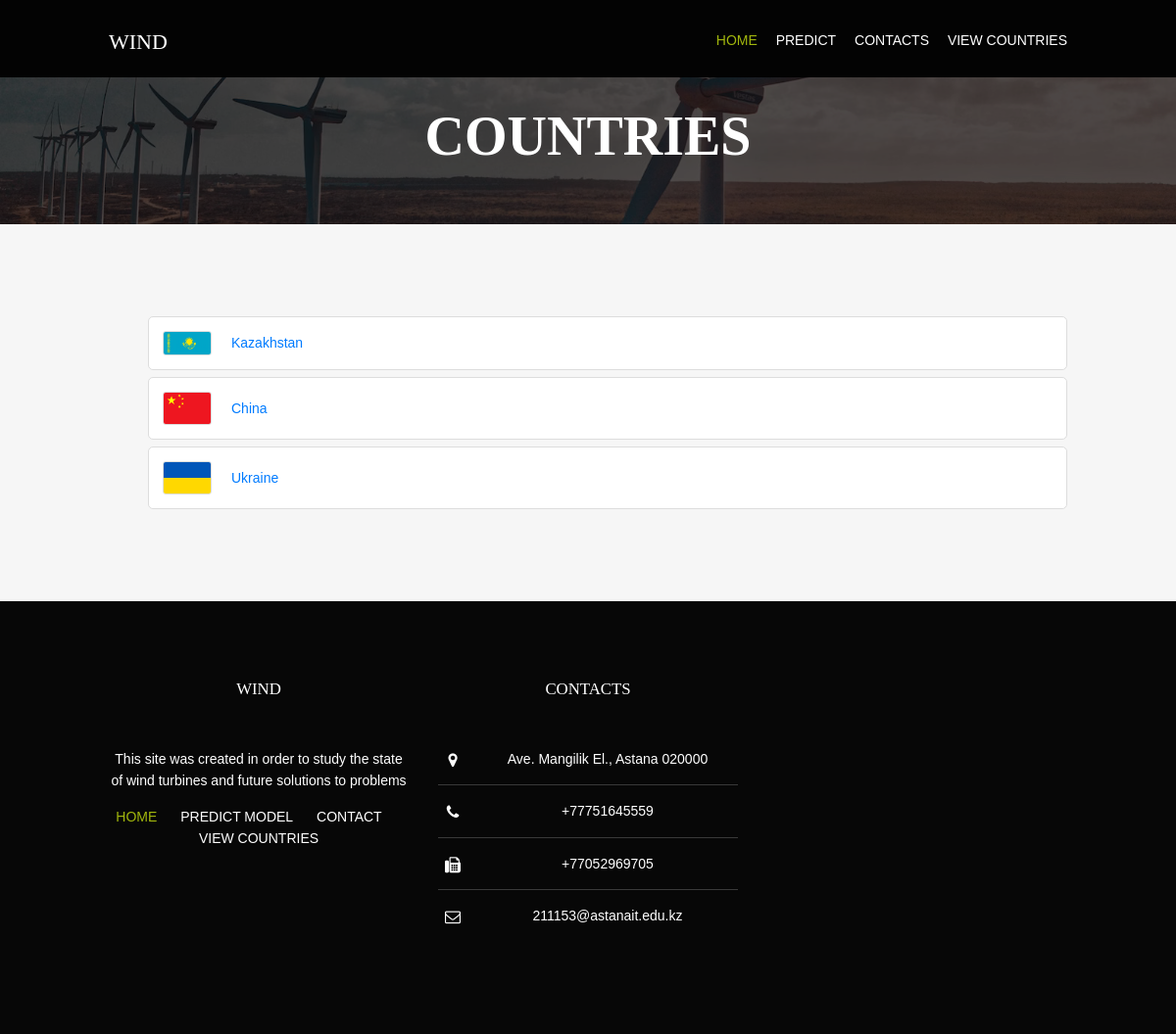
The app's page /countries/, older data.
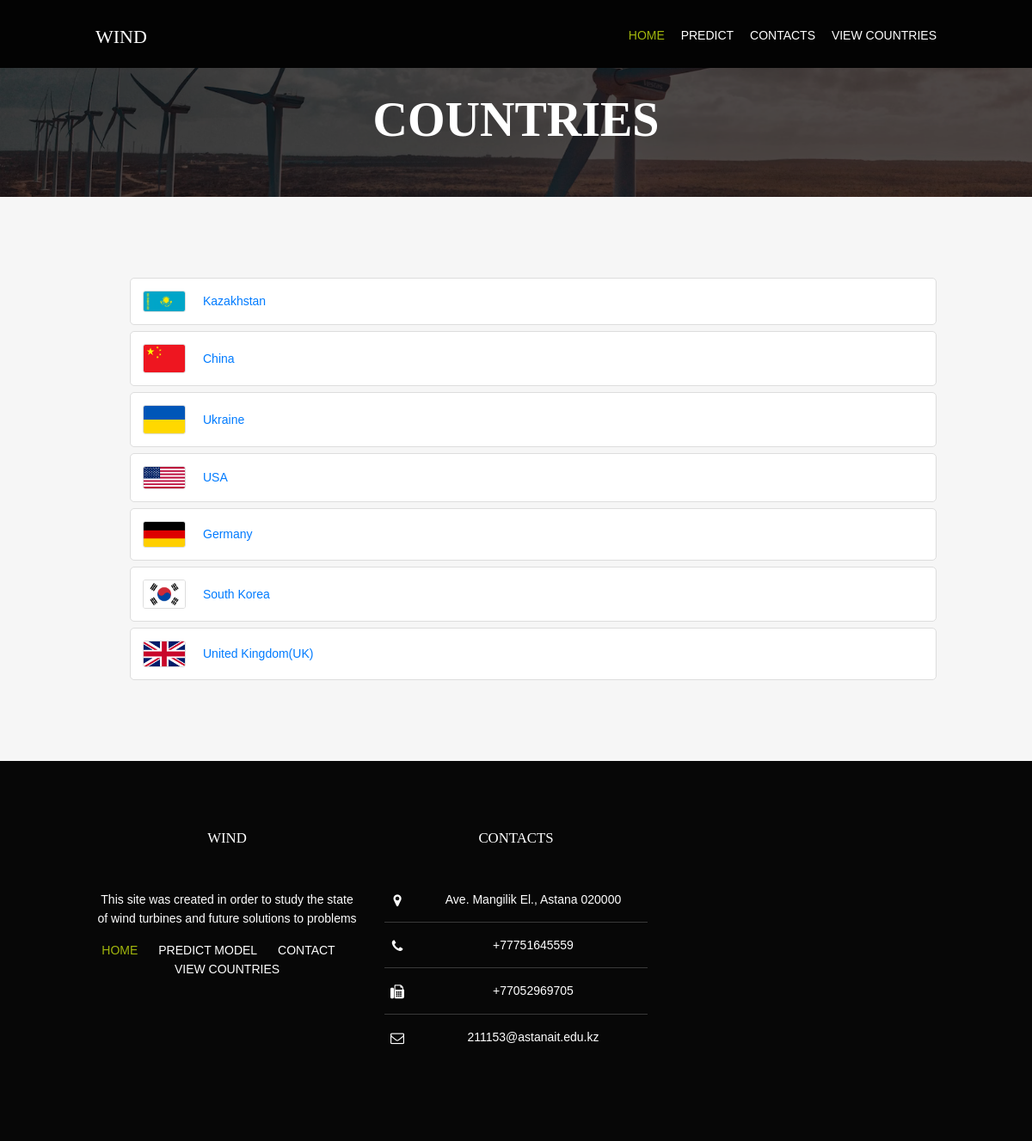
The same page, newer data.
### windT/models.py (models this page shows, shortened)
class Country(models.Model):
    name = models.CharField(max_length=100)
    country_description = models.TextField(default='There is no information yet')
    flag_photo = models.ImageField(upload_to='flags/')
    land_area = models.FloatField()

### windT/views.py (the view)
# urls.py: path('countries/', country_list, name='country_list'),
def country_list(request):
    countries = Country.objects.all()
    return render(request, 'turbo/country_list.html', {'countries': countries})

### windT/templates/turbo/country_list.html
{% extends 'base.html' %}
{% load static %}
{% block content %}
<div class="bgded overlay" style="background-image:url({% static 'images/demo/backgrounds/02.jpg'%});">
  <section id="pageintro" class="hoc clear" style="padding: 2rem 0;">
    <div>
      <h2 class="heading">СOUNTRIES</h2>
    </div>
  </section>
</div>
<div class="wrapper row2">
<section class="hoc container clear">
    <div class="col-12">
        <ul class="list-group">
            {% for country in countries %}
                <li class="list-group-item country-item">
                    <img src="{{ country.flag_photo.url }}" alt="{{ country.name }} flag" class="flag-photo">
                    <a href="{% url 'country_detail' country.id %}">{{ country.name }}</a>
                </li>
            {% endfor %}
        </ul>
    </div>
</section>
</div>
{% endblock %}

### templates/base.html (shortened to what this page needs)
{% load static %}
<!DOCTYPE html>
<html lang="">
<head>
    <link href="{% static 'css/layout.css' %}" rel="stylesheet" type="text/css" media="all">
    <link href="{% static 'css/styles.css' %}" rel="stylesheet" type="text/css" media="all">
</head>
<body id="top">
    <div class="bgded overlay" style="">
        <div class="wrapper row1">
            <header id="header" class="hoc clear">
                <div id="logo" class="fl_left">
                    <h1><a href="index.html">WIND</a></h1>
                </div>
                <nav id="mainav" class="fl_right">
                    <ul class="clear">
                        <li class="active"><a href="{% url 'home' %}">Home</a></li>
                        <li><a href="{% url 'predict' %}">Predict</a></li>
                        <li><a href="{% url 'contacts' %}">Contacts</a></li>
                        <li><a href="{% url 'country_list' %}">View Countries</a></li>
                    </ul>
                </nav>
            </header>
        </div>
    </div>
    {% block content %} {% endblock %}
<div class="wrapper row4 bgded overlay">
  <footer id="footer" class="hoc clear">
    <div class="one_third first">
      <h6 class="heading">WIND</h6>
      <p> This site was created in order to study the state of wind turbines and future solutions to problems</p>
      <nav>
        <ul class="nospace">
            <li><a href="{% url 'home' %}">Home</a></li>
            <li><a href="{% url 'predict' %}">Predict model</a></li>
            <li><a href="{% url 'contacts' %}">Contact</a></li>
            <li><a href="{% url 'country_list' %}">View Countries</a></li>
        </ul>
      </nav>
    </div>
    <div class="one_third">
      <h6 class="heading">Contacts</h6>
      <ul class="nospace btmspace-30 linklist contact">
        <li><i class="fa fa-map-marker"></i>
          <address>
          Ave. Mangilik El., Astana 020000
          </address>
        </li>
        <li><i class="fa fa-phone"></i> +77751645559</li>
        <li><i class="fa fa-fax"></i> +77052969705</li>
        <li><i class="fa fa-envelope-o"></i>211153@astanait.edu.kz</li>
      </ul>
    </div>
  </footer>
</div>
</body>
</html>

### wind/static/css/layout.css (style rules this page uses)
#header #logo { margin:30px 0 0 0; }
#header #logo h1 { margin:0; padding:0; font-size:22px; }
#pageintro { padding:180px 0; text-align:center; }
#pageintro > div { display:block; max-width:60%; margin:0 auto; }
#pageintro > div * { line-height:normal; }
#pageintro .heading { margin:0 0 30px 0; padding:0; font-size:4rem; font-weight:700; }
.container { padding:80px 0; }
#footer { padding:80px 0; }
#footer .heading { margin-bottom:50px; font-size:1.2rem; }
#footer nav { margin-bottom:30px; text-transform:uppercase; }
#footer nav ul li { display:inline-block; margin-right:20px; }
#footer nav ul li:last-child { margin-right:0; }
#footer .linklist li { display:block; margin-bottom:15px; padding:0 0 15px 0; border-bottom:1px solid; }
#footer .linklist li:last-child { margin:0; padding:0; border:none; }
#footer .linklist li::before, #footer .linklist li::after { display:table; content:""; }
#footer .linklist li, #footer .linklist li::after { clear:both; }
#footer .contact.linklist li, #footer .contact.linklist li:last-child { position:relative; padding-left:40px; }
#footer .contact li * { margin:0; padding:0; line-height:1.6; }
#footer .contact li i { display:block; position:absolute; top:0; left:0; width:30px; font-size:16px; text-align:center; }
*, *::before, *::after { transition:all .3s ease-in-out; }
nav ul, nav ol { margin:0; padding:0; list-style:none; }
#mainav, #breadcrumb, .sidebar nav { line-height:normal; }
#mainav ul.clear { margin-top:3px; }
#mainav ul { text-transform:uppercase; }
#mainav li { display:inline-block; position:relative; margin:0 15px 0 0; padding:0; }
#mainav li:last-child { margin-right:0; }
#mainav li a { display:block; padding:30px 0; }
body { color:#CBCBCB; background-color:#191919; }
a { color:#A2B70D; }
.overlay { color:#FFFFFF; background-color:inherit; }
.overlay::after { color:inherit; background-color:rgba(0,0,0,.4); }
.row1 { color:#FFFFFF; background-color:rgba(0,0,0,.60); }
.row2 { color:#191919; background-color:#F6F6F6; }
.row4 { color:#CBCBCB; }
#header #logo a { color:inherit; }
#footer .heading { color:#FFFFFF; }
#footer hr, #footer .borderedbox, #footer .linklist li { border-color:rgba(255,255,255,.2); }
#footer nav a { color:inherit; }
#footer nav li:first-child a, #footer nav a:hover { color:#A2B70D; }
#mainav li a { color:inherit; }
#mainav .active a, #mainav a:hover, #mainav li:hover > a { color:#A2B70D; background-color:inherit; }
@media screen and (min-width:978px) { .hoc { max-width:978px; } }
.country-item { display: flex; align-items: center; padding: 1rem; border-radius: 5px; }
.country-item a { flex-grow: 1; text-align: left; margin-left: 10px; color: #007bff; text-decoration: none; }
.flag-photo { width: 24px; height: auto; margin-right: 10px; border: 1px solid #ddd; border-radius: 3px; }
.list-group-item { background-color: #fff; border: 1px solid #ddd; margin-bottom: 0.5rem; transition: all 0.3s ease; }
.list-group-item a { color: #007bff; text-decoration: none; }

### wind/static/css/styles.css (style rules this page uses)
.list-group-item { background-color: #fff; border: 1px solid #ddd; margin-bottom: 0.5rem; transition: all 0.3s ease; }
.list-group-item a { color: #007bff; text-decoration: none; }
.bgded { background-size: cover; background-position: center; }
.overlay { position: relative; z-index: 1; color: #fff; text-align: center; }
.overlay::before { content: ''; position: absolute; z-index: -1; top: 0; left: 0; right: 0; bottom: 0; background-color: rgba(0, 0, 0, 0.5); }
#pageintro { padding: 180px 0; }
.country-item { display: flex; align-items: center; justify-content: space-between; padding: 1rem; border-radius: 5px; }
.country-item a { flex-grow: 1; text-align: left; }
.flag-photo { width: 50px; height: auto; margin-right: 10px; border: 1px solid #ddd; border-radius: 3px; }

Row changes from the older to the newer data that the page shows:
added Country: flag_photo (picture), name "USA"
added Country: flag_photo (picture), name "Germany"
added Country: flag_photo (picture), name "South Korea"
added Country: flag_photo (picture), name "United Kingdom(UK)"
